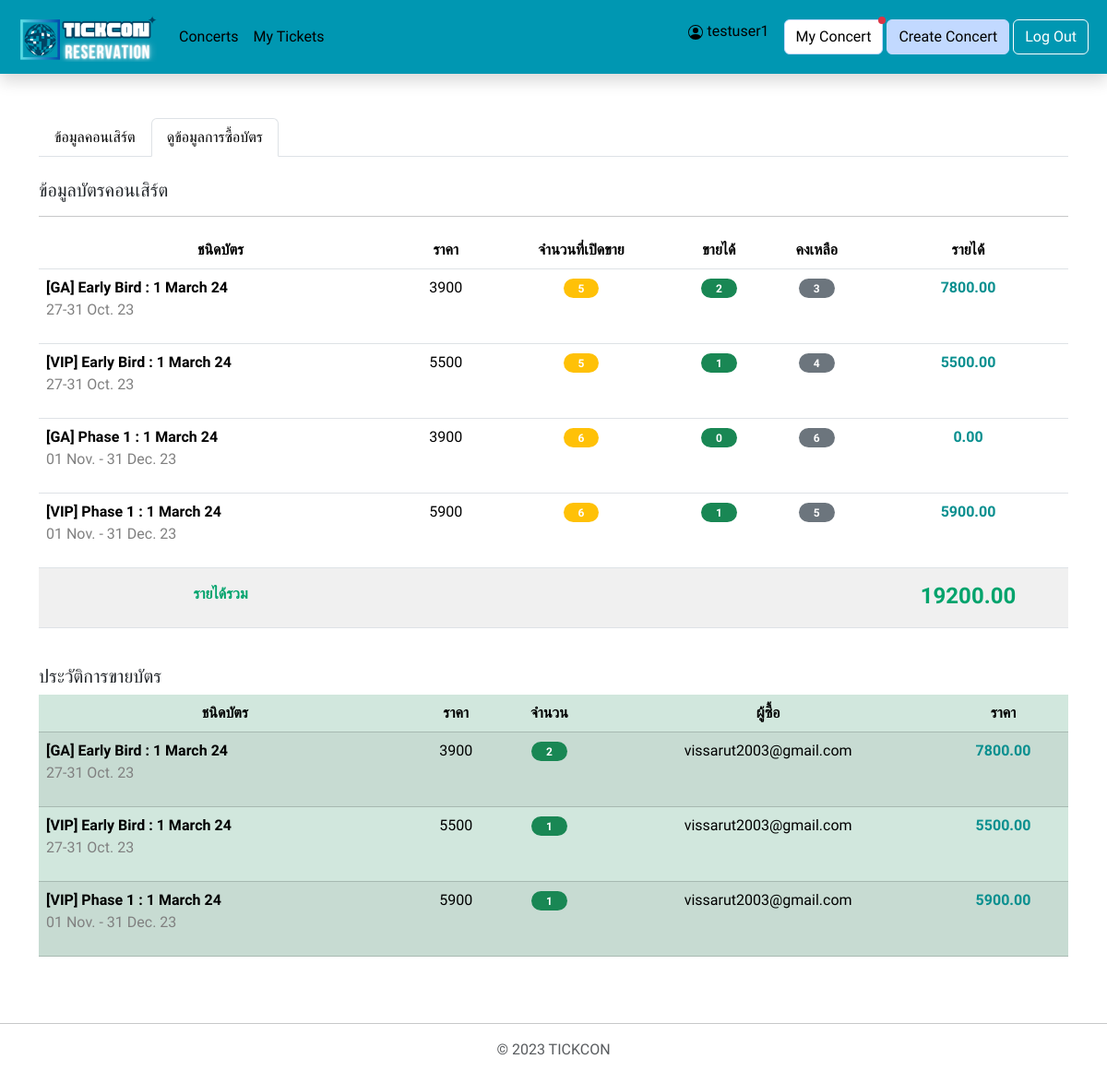
The app's page /all_final/each_my_concert_stat.php?concert_id=7 (signed in), older data.
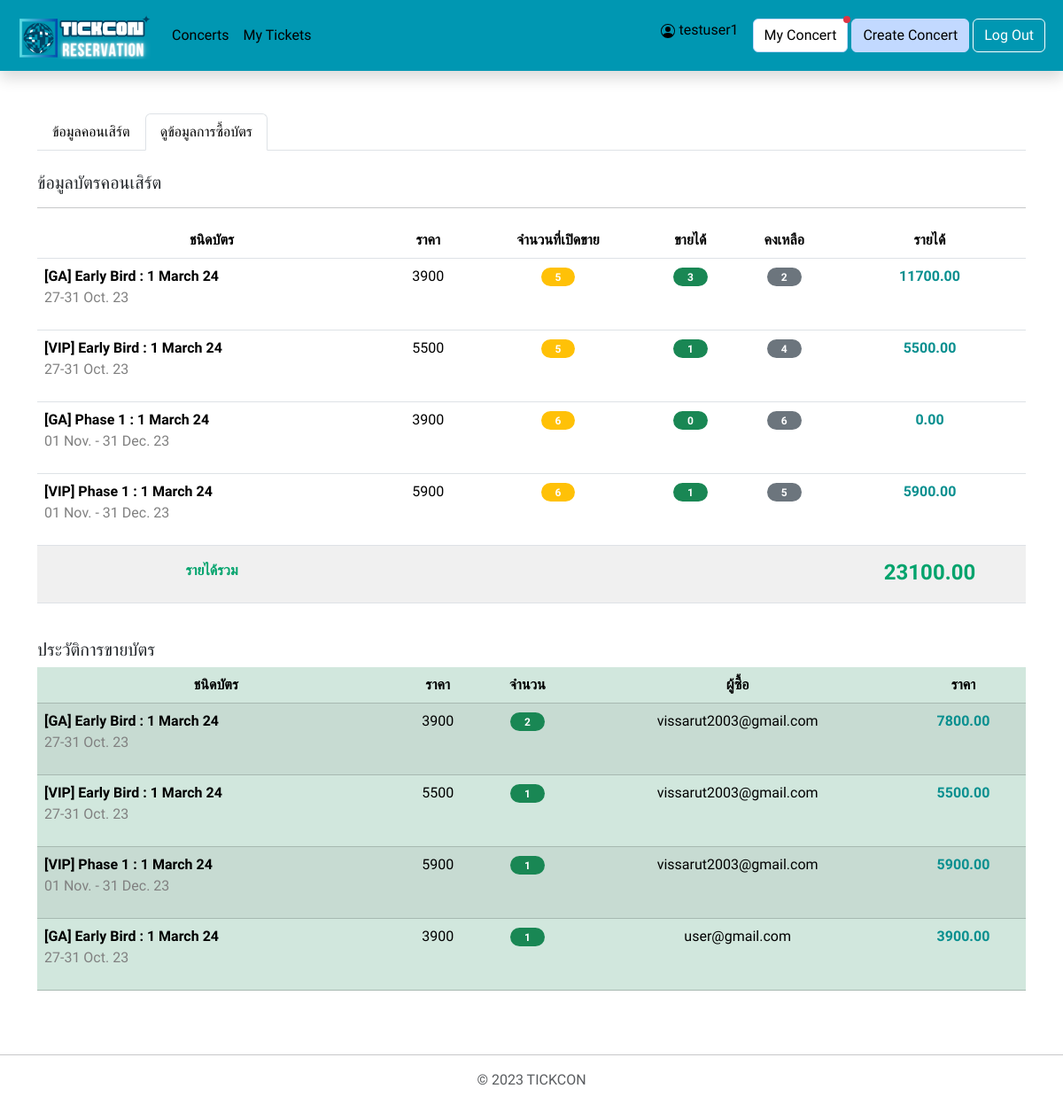
The same page, newer data.
### tables this page shows
CREATE TABLE "ticket_detail" (
	"detail_id"	INTEGER NOT NULL UNIQUE,
	"name"	TEXT NOT NULL,
	"description"	TEXT,
	"price"	INTEGER NOT NULL,
	"concert_id"	INTEGER NOT NULL,
	"amount"	INTEGER NOT NULL,
	PRIMARY KEY("detail_id" AUTOINCREMENT),
	FOREIGN KEY("concert_id") REFERENCES "concert"("concert_id")
);

CREATE TABLE "ticket" (
	"ticket_id"	INTEGER NOT NULL UNIQUE,
	"detail_id"	INTEGER NOT NULL,
	"payment_id"	TEXT,
	FOREIGN KEY("detail_id") REFERENCES "ticket_detail"("detail_id"),
	PRIMARY KEY("ticket_id" AUTOINCREMENT)
);

CREATE TABLE "member" (
	"member_id"	INTEGER NOT NULL UNIQUE,
	"email"	TEXT NOT NULL,
	"password"	TEXT NOT NULL,
	"type"	TEXT NOT NULL,
	"firstname"	TEXT,
	"lastname"	TEXT,
	PRIMARY KEY("member_id" AUTOINCREMENT)
);

### all_final/each_my_concert_stat.php (the view, shortened to what this page needs)
<!DOCTYPE html>
<html lang="en">
<head>
    <link href="https://cdn.jsdelivr.net/npm/bootstrap@5.3.2/dist/css/bootstrap.min.css" rel="stylesheet"
>
</head>
<body>
    <nav class="navbar navbar-expand-md sticky-top shadow p-2 mb-5 " style="background-color : #0097B2">
        <div class="container-fluid">
            <a class="navbar-brand" href="index_user.php">
                <img src="upload/logo/TICKCON.png" alt="Logo" width="150px" class="d-inline-block align-text-top">
            </a>
            <div class="collapse navbar-collapse" id="navbarSupportedContent">
                <ul class="navbar-nav me-auto mb-2 mb-lg-0 p-1 ms-0 ps-0">
                    <li class="nav-item">
                        <a class="nav-link-1 nav-link " href="index_user.php">Concerts</a>
                    </li>
                    <li class="nav-item">
                        <a class=" nav-link-1 nav-link" href="myticket.php">My Tickets</a>
                    </li>
                </ul>
                <div class="mb-lg-0 me-3 mt-1">
                    <p style="color:black">
                        <?= $_SESSION['firstname'] ?>
                    </p>
                </div>
                <?php
                require_once 'config/db.php';
                $member_id = $_SESSION['member_id'];
                $sql = <<<EOF
                SELECT * from concert
                WHERE member_id = $member_id;
                EOF;
                $ret = $db->query($sql);
                $count = 0;
                $status = array();
                while ($row = $ret->fetchArray(SQLITE3_ASSOC)) {
                    array_push($status, $row['status']);
                    $count++;
                }
                if ($count > 0) {
                    echo '<form class="d-flex mb-2 mb-lg-0 me-1" action="my_concert.php">
                    <button class="btn btn-light position-relative" type="submit" style = "background-color: white;">My Concert';
                    if (in_array("approved", $status) || in_array("rejected", $status)) {
                        echo '<span class="position-absolute top-0 start-100 translate-middle p-1 bg-danger rounded-circle">
                        </span>';
                    }
                    echo '</button>
                    </form>';
                }
                ?>
                <form class="d-flex mb-2 mb-lg-0 me-1" action="createcon_db.php">
                    <button class="btn btn-light" type="submit">Create Concert</button>
                </form>
                <form class="d-flex mb-2 mb-lg-0" action="index_notlogin.php">
                    <button class="btn btn-outline-danger" type="submit">Log Out</button>
                </form>
            </div>
        </div>
    </nav>
    <?php
    $concert_id = $_SESSION['concert_id'];
    require_once 'config/db.php';
    echo '<div class="container">
        <ul class="nav nav-tabs">
        <li class="nav-item">
            <a class="nav-link1 nav-link" href="each_my_concert.php">ข้อมูลคอนเสิร์ต</a>
        </li>
        <li class="nav-item">
            <a class="nav-link1 nav-link active" aria-current="page" href="each_my_concert_stat.php" >ดูข้อมูลการซื้อบัตร</a>
        </li>
        </ul><br><h5>ข้อมูลบัตรคอนเสิร์ต</h5><hr>';
    $sql2 = <<<EOF
        SELECT *
        FROM ticket_detail
        WHERE concert_id = $concert_id;
        ORDER BY detail_id
        EOF;
    $ret2 = $db->query($sql2);
    $sql_amount_buy = <<<EOF
        SELECT COUNT(CASE WHEN payment_id IS NOT NULL THEN detail_id END) AS amount_sell
        FROM ticket t
        JOIN ticket_detail td
        USING (detail_id)
        WHERE concert_id = $concert_id
        GROUP BY detail_id
        ORDER BY detail_id
        EOF;
    $ret_amount_buy = $db->query($sql_amount_buy);
    $total_earn = 0;
    echo '<table class="table  table-hover text-center">
        <thead>
            <tr >
            <th scope="col">ชนิดบัตร</th>
            <th scope="col">ราคา</th>
            <th scope="col">จำนวนที่เปิดขาย</th>
            <th scope="col">ขายได้</th>
            <th scope="col">คงเหลือ</th>
            <th scope="col">รายได้</th>
            </tr>
        </thead><tbody>';
    while ($row2 = $ret2->fetchArray(SQLITE3_ASSOC)) {
        $row_amount_buy = $ret_amount_buy->fetchArray(SQLITE3_ASSOC);
        echo '<tr>
            <td class="text-start"><b>' . $row2['name'] . '</b><p style = "color:#808080">' . $row2['description'] . '</p></td>
            <td>' . $row2['price'] . '</td>
            <td><span class="badge bg-warning rounded-pill px-3">' . $row2['amount'] . '</span></td>
            <td><span class="badge bg-success rounded-pill px-3">' . $row_amount_buy['amount_sell'] . '</span></td>
            <td><span class="badge bg-secondary rounded-pill px-3">' . $row2['amount'] - $row_amount_buy['amount_sell'] . '</span></td>
            <td><p style= "color:#088F8F"><b>' . number_format((float) $row2['price'] * $row_amount_buy['amount_sell'], 2, '.', '') . '</b></p></td>
          </tr>';
        $total_earn = $total_earn + ($row2['price'] * $row_amount_buy['amount_sell']);
    }
    echo '<tr >
        <td class=" align-items-center pt-3" style = "background-color: #F0F0F0;"><p style = "color:#00A36C"><b>รายได้รวม</b></p></td>
        <td style = "background-color: #F0F0F0;"></td>
        <td style = "background-color: #F0F0F0;"></td>
        <td style = "background-color: #F0F0F0;"></td>
        <td style = "background-color: #F0F0F0;"></td>
        <td class=" align-items-center pt-3" style = "color:#00A36C; background-color: #F0F0F0;"><h4><b>' . number_format((float) $total_earn, 2, '.', '') . '</b></h4></td>
      </tr></tbody></table>';
    echo '</div>';
    $sql_sell_history = <<<EOF
        SELECT * , COUNT(*)
        FROM ticket
        JOIN ticket_detail
        USING (detail_id)
        JOIN payment
        USING (payment_id)
        JOIN member
        USING (member_id)
        WHERE concert_id = $concert_id AND payment_id is not null
        GROUP BY member_id, detail_id;
        EOF;
    $ret_sell_history = $db->query($sql_sell_history);
    $count_sell = 0;
    while ($row_sell_history = $ret_sell_history->fetchArray(SQLITE3_ASSOC)) {
        $count_sell++;
    }
    $sql_sell_history = <<<EOF
        SELECT * , COUNT(*)
        FROM ticket
        JOIN ticket_detail
        USING (detail_id)
        JOIN payment
        USING (payment_id)
        JOIN member
        USING (member_id)
        WHERE concert_id = $concert_id AND payment_id is not null
        GROUP BY member_id, detail_id;
        EOF;
    $ret_sell_history = $db->query($sql_sell_history);
    echo '<br><div class="container"><h5>ประวัติการขายบัตร</h5><div class="overflow-auto">';
    if ($count_sell > 0) {
        echo '<table class="table table-success  table-striped text-center">
        <thead>
            <tr>
            <th scope="col">ชนิดบัตร</th>
            <th scope="col">ราคา</th>
            <th scope="col">จำนวน</th>
            <th scope="col">ผู้ซื้อ</th>
            <th scope="col">ราคา</th>
            </tr>
        </thead><tbody>';
        while ($row_sell_history = $ret_sell_history->fetchArray(SQLITE3_ASSOC)) {
            echo '<tr>
            <td class="text-start"><b>' . $row_sell_history['name'] . '</b><p style = "color:#808080">' . $row_sell_history['description'] . '</p></td>
            <td>' . $row_sell_history['price'] . '</td>
            <td><span class="badge bg-success rounded-pill px-3">' . $row_sell_history['COUNT(*)'] . '</span></td>
            <td>' . $row_sell_history['email'] . '</td>
            <td><p style= "color:#088F8F"><b>' . number_format((float) $row_sell_history['COUNT(*)'] * $row_sell_history['price'], 2, '.', '') . '</b></p></td>
            </tr>';
        }
        echo '</tbody></table>';
    } else {
        echo 'ยังไม่มีการขายบัตร';
    }
    echo '</div></div>';
    ?>
    <footer class="py-3 my-4 ">
        <hr>
        <p class="text-center text-muted">© 2023 TICKCON</p>
    </footer>
</body>
</html>

### all_final/each_my_concert_stat.php (style rules this page uses)
* { font-family: 'Dosis', sans-serif; font-family: 'IBM Plex Sans Thai', sans-serif; }
.navbar-brand { font-family: 'Mohave', sans-serif; }
.container-fluid { color: white; }
.btn-light { background-color: #C2D9FF; border-color: #C2D9FF; }
.btn-outline-danger { color: white; border-color: white; }
.nav-link { text-decoration: none; color: #000000; }

Row changes from the older to the newer data that the page shows:
computed for ticket_detail "[GA] Early Bird : 1 March 24": amount_sell "2" → "3"; amount_sell "3" → "2"; amount_sell "7800.00" → "11700.00"
now on this page (row edited): ticket: detail.name "[GA] Early Bird : 1 March 24", detail.description "27-31 Oct. 23", detail.price "3900", COUNT "1", member.email "user@gmail.com", price "3900.00"
Text that changed along with them:
$total_earn: "19200.00" → "23100.00"
